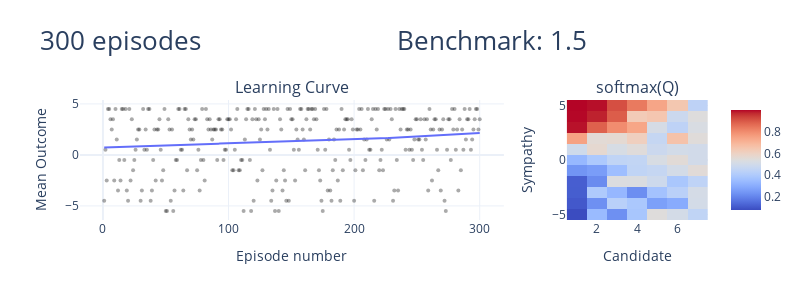

Write notebook code for a chart like this one.
### Code cell
agent, outcomes = learn_Simbad_learn(300, *init_environment_and_agent(n_candidates=7, sympathy_range=11, random_seed=42,
                               alpha=0.1, gamma=0.65))
plot_learning_curve(outcomes, points=True, logx=False, q=agent.Q, title="300 episodes   ")

### Figure 1 — Plotly figure (JSON) as saved in the notebook; plotly's stock layout.template omitted (floating-point values rounded to 4 significant figures; data arrays with more than 128 entries replaced by an {"elided": "..."} marker saying what was removed)
{"data": [{"hovertemplate": "Episode number=%{x}<br>Mean reward=%{y}<extra></extra>", "legendgroup": "", "marker": {"color": "black", "opacity": 0.3333, "size": 4, "symbol": "circle"}, "mode": "markers", "name": "", "orientation": "v", "showlegend": false, "type": "scatter", "x": {"elided": "300 int values"}, "xaxis": "x", "y": {"elided": "300 float values"}, "yaxis": "y"}, {"hovertemplate": "<b>LOWESS trendline</b><br><br>Episode number=%{x}<br>Mean reward=%{y} <b>(trend)</b><extra></extra>", "legendgroup": "", "marker": {"color": "#636efa", "symbol": "circle"}, "mode": "lines", "name": "", "showlegend": false, "type": "scatter", "x": {"elided": "300 int values"}, "xaxis": "x", "y": {"elided": "300 float values"}, "yaxis": "y"}, {"colorscale": {"elided": "255x2 mixed values"}, "type": "heatmap", "x": [1, 2, 3, 4, 5, 6, 7], "xaxis": "x2", "y": [-5, -4, -3, -2, -1, 0, 1, 2, 3, 4, 5], "yaxis": "y2", "z": [[0.07893, 0.3445, 0.2272, 0.3826, 0.5417, 0.5051, 0.4471], [0.1051, 0.2272, 0.4273, 0.3892, 0.2663, 0.2968, 0.5083], [0.1153, 0.4003, 0.3323, 0.2225, 0.3701, 0.4315, 0.51], [0.117, 0.2158, 0.534, 0.5305, 0.4877, 0.3888, 0.4469], [0.2377, 0.2593, 0.3547, 0.4494, 0.4617, 0.5057, 0.5523], [0.3373, 0.3944, 0.4498, 0.4542, 0.52, 0.5557, 0.5009], [0.4923, 0.5701, 0.517, 0.5452, 0.4828, 0.5042, 0.4996], [0.7503, 0.5583, 0.566, 0.6123, 0.4644, 0.6587, 0.5464], [0.9887, 0.8844, 0.798, 0.7402, 0.5133, 0.4433, 0.5239], [0.998, 0.9763, 0.8911, 0.6298, 0.6472, 0.4812, 0.541], [0.9999, 0.9914, 0.9139, 0.8352, 0.741, 0.6457, 0.4409]]}], "layout": {"annotations": [{"font": {"size": 16}, "showarrow": false, "text": "Learning Curve", "x": 0.3375, "xanchor": "center", "xref": "paper", "y": 1, "yanchor": "bottom", "yref": "paper"}, {"font": {"size": 16}, "showarrow": false, "text": "softmax(Q)", "x": 0.8875, "xanchor": "center", "xref": "paper", "y": 1, "yanchor": "bottom", "yref": "paper"}], "autosize": true, "height": 300, "title": {"font": {"size": 26}, "text": "300 episodes                            Benchmark: 1.5"}, "width": 800, "xaxis": {"anchor": "y", "domain": [0, 0.675], "title": {"text": "Episode number"}}, "xaxis2": {"anchor": "y2", "domain": [0.775, 1], "title": {"text": "Candidate"}}, "yaxis": {"anchor": "x", "domain": [0, 1], "title": {"text": "Mean Outcome"}}, "yaxis2": {"anchor": "x2", "domain": [0, 1], "title": {"text": "Sympathy"}}}}
